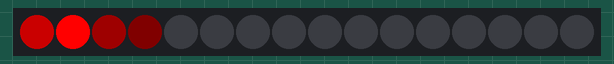
The sketch below on a simulated Arduino Mega 2560, built with avr-gcc and run on an emulated ATmega2560. Shown: 16 RGB LEDs in strip order, left to right.

Above: at 0.07 s.
At 9.7 s:
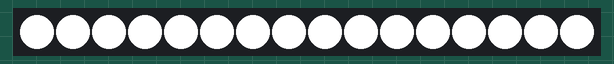
At 12.7 s:
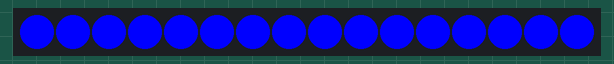
At 24.4 s:
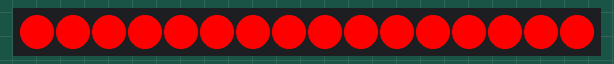
At 30.41 s:
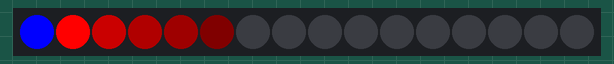
At 39.0 s:
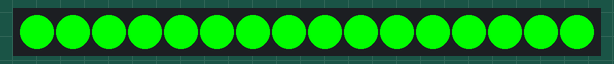

The sketch:

Wordclock_Ledtest_Strip.ino
```cpp
// Simple NeoPixel test.  Lights just a few pixels at a time so a
// 1m strip can safely be powered from Arduino 5V pin.  Arduino
// may nonetheless hiccup when LEDs are first connected and not
// accept code.  So upload code first, unplug USB, connect pixels
// to GND FIRST, then +5V and digital pin 6, then re-plug USB.
// A working strip will show a few pixels moving down the line,
// cycling between red, green and blue.  If you get no response,
// might be connected to wrong end of strip (the end wires, if
// any, are no indication -- look instead for the data direction
// arrows printed on the strip).

#include <Adafruit_NeoPixel.h>

#define PIN      30
#define N_LEDS 16

int aantal = 0;
int tellerop = 0;
int tellerneer = 0;
boolean ledsOp = true;

Adafruit_NeoPixel strip = Adafruit_NeoPixel(N_LEDS, PIN, NEO_GRB + NEO_KHZ800);

void setup() {
  strip.begin();
  setAll(0);  // Initialize all pixels to 'off'
  strip.show();
}

void loop() {

  if (aantal < 64) {
    chase(strip.Color(255, 0, 0)); // Red
  } else {
    setAll(strip.Color(255, 255, 255));
    strip.show();
    delay(1000);

    setAll(strip.Color(255, 0, 0));
    strip.show();
    delay(1000);

    setAll(strip.Color(0, 255, 0));
    strip.show();
    delay(1000);

    setAll(strip.Color(0, 0, 255));
    strip.show();
    delay(1000);

    aantal = 0;

  }
 }

static void chase(uint32_t c) {

  // Op
  if (tellerop < 1) {
    ledsOp = true;
    tellerneer = tellerop + 5;
  }

  // Neer
  if (tellerop > N_LEDS - 2) {
    ledsOp = false;
    tellerneer = tellerop - 5;
  }

  if (ledsOp) {
    if (tellerneer > 0) {
      tellerneer--;
      strip.setPixelColor(tellerneer, 0);
      strip.setPixelColor(tellerneer-1, strip.Color(255-250, 0, 0));
      strip.setPixelColor(tellerneer-2, strip.Color(255-225, 0, 0));
    }
  } else {
    if (tellerneer < N_LEDS) {
      tellerneer++;
      strip.setPixelColor(tellerneer, 0);
      strip.setPixelColor(tellerneer+1, strip.Color(255-250, 0, 0));
      strip.setPixelColor(tellerneer+2, strip.Color(255-225, 0, 0));
    }
  }

  if (ledsOp) {
    tellerop++;
    strip.setPixelColor(tellerop  , c); // Draw new pixel
    strip.setPixelColor(tellerop-1, strip.Color(255-150, 0, 0));
    strip.setPixelColor(tellerop-2, strip.Color(255-200, 0, 0));
    strip.setPixelColor(tellerop-3, strip.Color(255-225, 0, 0));
    strip.setPixelColor(tellerop-4, strip.Color(255-250, 0, 0));
    strip.setPixelColor(tellerop-5, 0);
  } else {
    tellerop--;
    strip.setPixelColor(tellerop  , c); // Draw new pixel
    strip.setPixelColor(tellerop+1, strip.Color(255-150, 0, 0));
    strip.setPixelColor(tellerop+2, strip.Color(255-200, 0, 0));
    strip.setPixelColor(tellerop+3, strip.Color(255-225, 0, 0));
    strip.setPixelColor(tellerop+4, strip.Color(255-250, 0, 0));
    strip.setPixelColor(tellerop+5, 0);
  }

  aantal++;
  strip.show();
  delay(150);
}

void setAll(uint32_t c) {
  for(int i = 0; i < N_LEDS; i++ ) {
    strip.setPixelColor(i, c);
  }
}
```

Measured:
- what the display in image 1 shows lasts 1.0 s, from 9.7 s to 10.7 s
